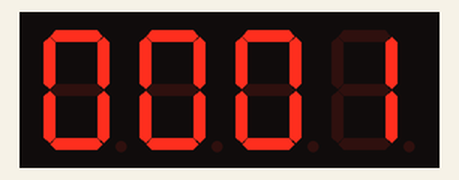
Recording of a sketch running on a simulated Arduino Uno, built with avr-gcc and run on an emulated ATmega328P. Shown: 4-digit seven-segment display. Wiring (inferred from the names in the program): 4-digit 7-segment display, segments lit when HIGH: segments pin 2, pin 3, pin 4, pin 5, pin 6, pin 7, pin 8; digit selects pin 9, pin 10, pin 11, pin 12. The segment pins are drawn as the display they are named for.

Above: at 0.1 s.
At 4.1 s:
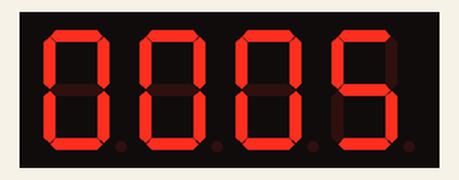
At 9.1 s:
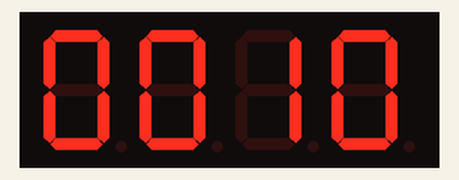
At 18.2 s:
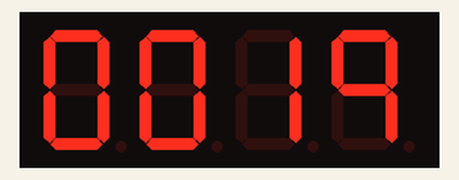
At 27.2 s:
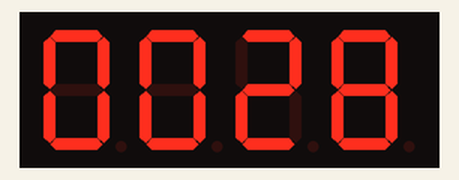
At 37.2 s:
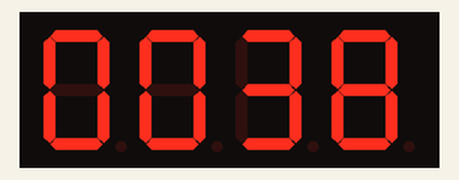

The sketch:

4-dig-7-seg-Display.ino
```cpp
/*
 * Sketch for controlling a 4-digit 7-segment LED display
 * 01.03.2020 by pgroon
 */

// Pins for the LED display
const int pinA = 2;
const int pinB = 3;
const int pinC = 4;
const int pinD = 5;
const int pinE = 6;
const int pinF = 7;
const int pinG = 8;
const int D1 = 9;
const int D2 = 10;
const int D3 = 11;
const int D4 = 12;

// Variables for replacing delay()
unsigned long prevCounterTime = 0;
unsigned long prevDisplayTime = 0;

// Variables for program logic
int digits[4] = {0, 0, 0, 0};
int counter = 1;
byte digitCounter = 0;
unsigned long nowTime = 0;
long counterInterval = 1000;
long displayInterval = 2;


void setup() {
  // initialize the digital pins as outputs.
  pinMode(pinA, OUTPUT);
  pinMode(pinB, OUTPUT);
  pinMode(pinC, OUTPUT);
  pinMode(pinD, OUTPUT);
  pinMode(pinE, OUTPUT);
  pinMode(pinF, OUTPUT);
  pinMode(pinG, OUTPUT);

  // For common cathode displays, these need to be set to LOW to activate the corresponding segment. For common anode displays, invert all values.
  pinMode(D1, OUTPUT);
  pinMode(D2, OUTPUT);
  pinMode(D3, OUTPUT);
  pinMode(D4, OUTPUT);
}


void loop() {
  nowTime = millis();
  writeNum(counter);
  // This triggers whenever an amount of time larger than INTERVAL has passed
  if (nowTime - prevCounterTime >= counterInterval) {
    prevCounterTime = nowTime;
    counter++;
  }
}

void writeNum(int value) {
  getDigits(value);
  digitCounter = 0;
  while (digitCounter < 4) {
    nowTime = millis();
    if (nowTime - prevDisplayTime >= displayInterval) {
      writeDig(digits[digitCounter], digitCounter);
      digitCounter++;
      prevDisplayTime = nowTime;
    }
  }
}

/*
 * Calculates the individual digits from a given int value and stores them in the digits[] array.
 */
void getDigits(int value) {
  digits[3] = value % 10;             // Get lowest digit
  if (value >= 10 && value <= 99) {
    digits[2] = (value / 10);
  } else if (value >= 100 && value <= 999) {
    digits[2] = (value / 10) % 10;
    digits[1] = (value / 100);
  } else if (value >= 1000 && value <= 9999) {
    digits[2] = (value / 10) % 10;
    digits[1] = (value / 100) % 10;
    digits[0] = (value / 1000);
  } else if (value >= 10000) {
    // For values that exceed display length, this sets all digits to -1, which will display as '-----'.
    for (byte i = 0; i < 4; i++) {
      digits[i] = -1;
    }
  }
}

/*
 *  Prints a given value to the specified position on the 4-digit LED display.
 *  Value 0-9, otherwise will show '-'.
 *  Pos   1-3, otherwise will print to rightmost digit
 */
void writeDig(int value, int pos) {
  // Specifies position on the display
  switch (pos) {
    case 0:     // leftmost digit
      digitalWrite(D1, LOW);
      digitalWrite(D2, HIGH);
      digitalWrite(D3, HIGH);
      digitalWrite(D4, HIGH);
      break;
    case 1:     // middle-left digit
      digitalWrite(D1, HIGH);
      digitalWrite(D2, LOW);
      digitalWrite(D3, HIGH);
      digitalWrite(D4, HIGH);
      break;
    case 2:     // middle-right digit
      digitalWrite(D1, HIGH);
      digitalWrite(D2, HIGH);
      digitalWrite(D3, LOW);
      digitalWrite(D4, HIGH);
      break;
    case 3:  // rightmost digit
      digitalWrite(D1, HIGH);
      digitalWrite(D2, HIGH);
      digitalWrite(D3, HIGH);
      digitalWrite(D4, LOW);
      break;
  }

  // Specifies LED status for numeral values from 0 through 9.
  switch (value) {
    case 0:
      digitalWrite(pinA, HIGH);
      digitalWrite(pinB, HIGH);
      digitalWrite(pinC, HIGH);
      digitalWrite(pinD, HIGH);
      digitalWrite(pinE, HIGH);
      digitalWrite(pinF, HIGH);
      digitalWrite(pinG, LOW);
      delay(1);   // This is needed to reduce ghosting
      break;
    case 1:
      digitalWrite(pinA, LOW);
      digitalWrite(pinB, HIGH);
      digitalWrite(pinC, HIGH);
      digitalWrite(pinD, LOW);
      digitalWrite(pinE, LOW);
      digitalWrite(pinF, LOW);
      digitalWrite(pinG, LOW);
      delay(1);   // This is needed to reduce ghosting
      break;
    case 2:
      digitalWrite(pinA, HIGH);
      digitalWrite(pinB, HIGH);
      digitalWrite(pinC, LOW);
      digitalWrite(pinD, HIGH);
      digitalWrite(pinE, HIGH);
      digitalWrite(pinF, LOW);
      digitalWrite(pinG, HIGH);
      delay(1);   // This is needed to reduce ghosting
      break;
    case 3:
      digitalWrite(pinA, HIGH);
      digitalWrite(pinB, HIGH);
      digitalWrite(pinC, HIGH);
      digitalWrite(pinD, HIGH);
      digitalWrite(pinE, LOW);
      digitalWrite(pinF, LOW);
      digitalWrite(pinG, HIGH);
      delay(1);   // This is needed to reduce ghosting
      break;
    case 4:
      digitalWrite(pinA, LOW);
      digitalWrite(pinB, HIGH);
      digitalWrite(pinC, HIGH);
      digitalWrite(pinD, LOW);
      digitalWrite(pinE, LOW);
      digitalWrite(pinF, HIGH);
      digitalWrite(pinG, HIGH);
      delay(1);   // This is needed to reduce ghosting
      break;
    case 5:
      digitalWrite(pinA, HIGH);
      digitalWrite(pinB, LOW);
      digitalWrite(pinC, HIGH);
      digitalWrite(pinD, HIGH);
      digitalWrite(pinE, LOW);
      digitalWrite(pinF, HIGH);
      digitalWrite(pinG, HIGH);
      delay(1);   // This is needed to reduce ghosting
      break;
    case 6:
      digitalWrite(pinA, HIGH);
      digitalWrite(pinB, LOW);
      digitalWrite(pinC, HIGH);
      digitalWrite(pinD, HIGH);
      digitalWrite(pinE, HIGH);
      digitalWrite(pinF, HIGH);
      digitalWrite(pinG, HIGH);
      delay(1);   // This is needed to reduce ghosting
      break;
    case 7:
      digitalWrite(pinA, HIGH);
      digitalWrite(pinB, HIGH);
      digitalWrite(pinC, HIGH);
      digitalWrite(pinD, LOW);
      digitalWrite(pinE, LOW);
      digitalWrite(pinF, LOW);
      digitalWrite(pinG, LOW);
      delay(1);   // This is needed to reduce ghosting
      break;
    case 8:
      digitalWrite(pinA, HIGH);
      digitalWrite(pinB, HIGH);
      digitalWrite(pinC, HIGH);
      digitalWrite(pinD, HIGH);
      digitalWrite(pinE, HIGH);
      digitalWrite(pinF, HIGH);
      digitalWrite(pinG, HIGH);
      delay(1);   // This is needed to reduce ghosting
      break;
    case 9:
      digitalWrite(pinA, HIGH);
      digitalWrite(pinB, HIGH);
      digitalWrite(pinC, HIGH);
      digitalWrite(pinD, LOW);
      digitalWrite(pinE, LOW);
      digitalWrite(pinF, HIGH);
      digitalWrite(pinG, HIGH);
      delay(1);   // This is needed to reduce ghosting
      break;
    default:    // default to a "-" sign as a kind of error message
      digitalWrite(pinA, LOW);
      digitalWrite(pinB, LOW);
      digitalWrite(pinC, LOW);
      digitalWrite(pinD, LOW);
      digitalWrite(pinE, LOW);
      digitalWrite(pinF, LOW);
      digitalWrite(pinG, HIGH);
      delay(1);   // This is needed to reduce ghosting
  }
}
```

Measured:
- what the display in image 0 shows lasts 1.1 s, from 0.0 s to 1.1 s
